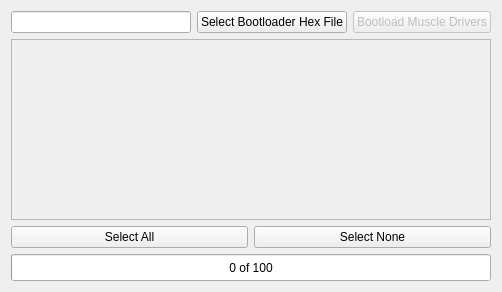
<?xml version="1.0" encoding="UTF-8"?>
<ui version="4.0">
 <class>BootloaderDockWidget</class>
 <widget class="QWidget" name="BootloaderDockWidget">
  <property name="geometry">
   <rect>
    <x>0</x>
    <y>0</y>
    <width>502</width>
    <height>292</height>
   </rect>
  </property>
  <property name="mouseTracking">
   <bool>false</bool>
  </property>
  <property name="windowTitle">
   <string>Muscle DriverBootloader</string>
  </property>
  <layout class="QGridLayout" name="gridLayout_2">
   <item row="0" column="0">
    <layout class="QVBoxLayout" name="verticalLayout" stretch="0,0,0,0">
     <item>
      <layout class="QHBoxLayout" name="horizontalLayout">
       <item>
        <widget class="QLineEdit" name="txt_path"/>
       </item>
       <item>
        <widget class="QPushButton" name="btn_select_bootloader">
         <property name="text">
          <string>Select Bootloader Hex File</string>
         </property>
        </widget>
       </item>
       <item>
        <widget class="QPushButton" name="btn_bootload">
         <property name="enabled">
          <bool>false</bool>
         </property>
         <property name="toolTip">
          <string>Select a hex file to bootload first</string>
         </property>
         <property name="text">
          <string>Bootload Muscle Drivers</string>
         </property>
        </widget>
       </item>
      </layout>
     </item>
     <item>
      <widget class="QFrame" name="motors_frame">
       <property name="frameShape">
        <enum>QFrame::StyledPanel</enum>
       </property>
       <property name="frameShadow">
        <enum>QFrame::Raised</enum>
       </property>
       <layout class="QGridLayout" name="gridLayout"/>
      </widget>
     </item>
     <item>
      <layout class="QHBoxLayout" name="horizontalLayout_7">
       <item>
        <widget class="QPushButton" name="btn_select_all">
         <property name="text">
          <string>Select All</string>
         </property>
        </widget>
       </item>
       <item>
        <widget class="QPushButton" name="btn_select_none">
         <property name="text">
          <string>Select None</string>
         </property>
        </widget>
       </item>
      </layout>
     </item>
     <item>
      <widget class="QProgressBar" name="motors_progress_bar">
       <property name="sizePolicy">
        <sizepolicy hsizetype="Expanding" vsizetype="Fixed">
         <horstretch>0</horstretch>
         <verstretch>0</verstretch>
        </sizepolicy>
       </property>
       <property name="minimumSize">
        <size>
         <width>0</width>
         <height>27</height>
        </size>
       </property>
       <property name="value">
        <number>0</number>
       </property>
       <property name="textVisible">
        <bool>true</bool>
       </property>
       <property name="invertedAppearance">
        <bool>false</bool>
       </property>
       <property name="format">
        <string>%v of %m</string>
       </property>
      </widget>
     </item>
    </layout>
   </item>
  </layout>
 </widget>
 <resources/>
 <connections/>
</ui>
